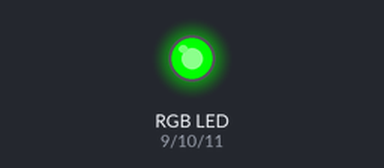
Bench run of a sketch on a simulated Arduino Uno, built with avr-gcc and run on an emulated ATmega328P. Shown: an RGB LED mixed from three pins (HIGH = lit).

Above: at 12.8 s.
At 25.61 s:
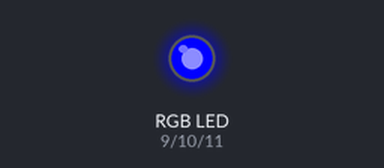
At 38.42 s:
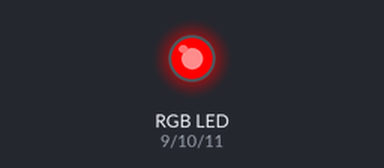
Timing chart, 0 to 40.0 s (numbered marks = the images above):
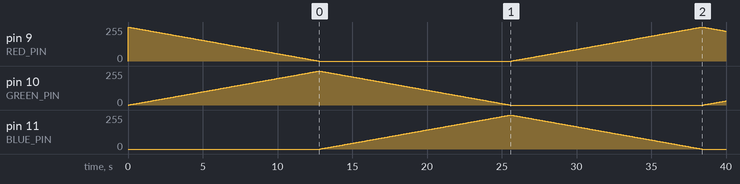

The sketch:

RGB_LED_spectrum.ino
```cpp
/*

Example sketch 03

RGB LED

  Make an RGB LED display a rainbow of colors!

Hardware connections:

  An RGB LED is actually three LEDs (red, green, and blue) in
  one package. When you run them at different brightnesses,
  the red, green and blue mix to form new colors.

  Starting at the flattened edge of the flange on the LED,
  the pins are ordered RED, COMMON, GREEN, BLUE.

  Connect RED to a 330 Ohm resistor. Connect the other end
  of the resistor to Arduino digital pin 9.

  Connect COMMON pin to GND.

  Connect GREEN to a 330 Ohm resistor. Connect the other end
  of the resistor to Arduino digital pin 10.

  Connect BLUE to a 330 Ohm resistor. Connect the other end
  of the resistor to Arduino digital pin 11.

This sketch was written by SparkFun Electronics,
with lots of help from the Arduino community.
Visit http://www.arduino.cc to learn about the Arduino.

Version 2.0 6/2012 MDG
*/


// First we'll define the pins by name to make the sketch
// easier to follow.

// Here's a new trick: putting the word "const" in front of a
// variable indicates that this is a "constant" value that will
// never change. (You don't have to do this, but if you do, the
// Arduino will give you a friendly warning if you accidentally
// try to change the value, so it's considered good form.)

const int RED_PIN = 9;
const int GREEN_PIN = 10;
const int BLUE_PIN = 11;

// This variable controls how fast we loop through the colors.
// (Try changing this to make the fading faster or slower.)

int DISPLAY_TIME = 500;  // In milliseconds

void setup()
{
  // Here we'll configure the Arduino pins we're using to
  // drive the LED to be outputs:

  pinMode(RED_PIN, OUTPUT);
  pinMode(GREEN_PIN, OUTPUT);
  pinMode(BLUE_PIN, OUTPUT);
}
void loop()
{
  showSpectrum();
}
void showSpectrum()
{
  for (int i = 0; i < 768; i++) {
    showRGB(i);  // Call RGBspectrum() with our new x
    delay(50);   // Delay for 10 ms (1/100th of a second)
  }
}
// showRGB()
// The "base" numbers are:
// 0   = pure red
// 255 = pure green
// 511 = pure blue
// 767 = pure red (again)
void showRGB(int color)
{
  int redIntensity;
  int greenIntensity;
  int blueIntensity;
  if (color <= 255)          // zone 1
  {
    redIntensity = 255 - color;    // red goes from on to off
    greenIntensity = color;        // green goes from off to on
    blueIntensity = 0;             // blue is always off
  }
  else if (color <= 511)     // zone 2
  {
    redIntensity = 0;                     // red is always off
    greenIntensity = 255 - (color - 256); // green on to off
    blueIntensity = (color - 256);        // blue off to on
  }
  else // color >= 512       // zone 3
  {
    redIntensity = (color - 512);         // red off to on
    greenIntensity = 0;                   // green is always off
    blueIntensity = 255 - (color - 512);  // blue on to off
  }
  analogWrite(RED_PIN, redIntensity);
  analogWrite(BLUE_PIN, blueIntensity);
  analogWrite(GREEN_PIN, greenIntensity);
}
```

Measured:
- by itself, pin 11 (BLUE_PIN): rises from 0/255 to 255/255 in 12.7 s, then falls to 0/255 in 12.8 s
